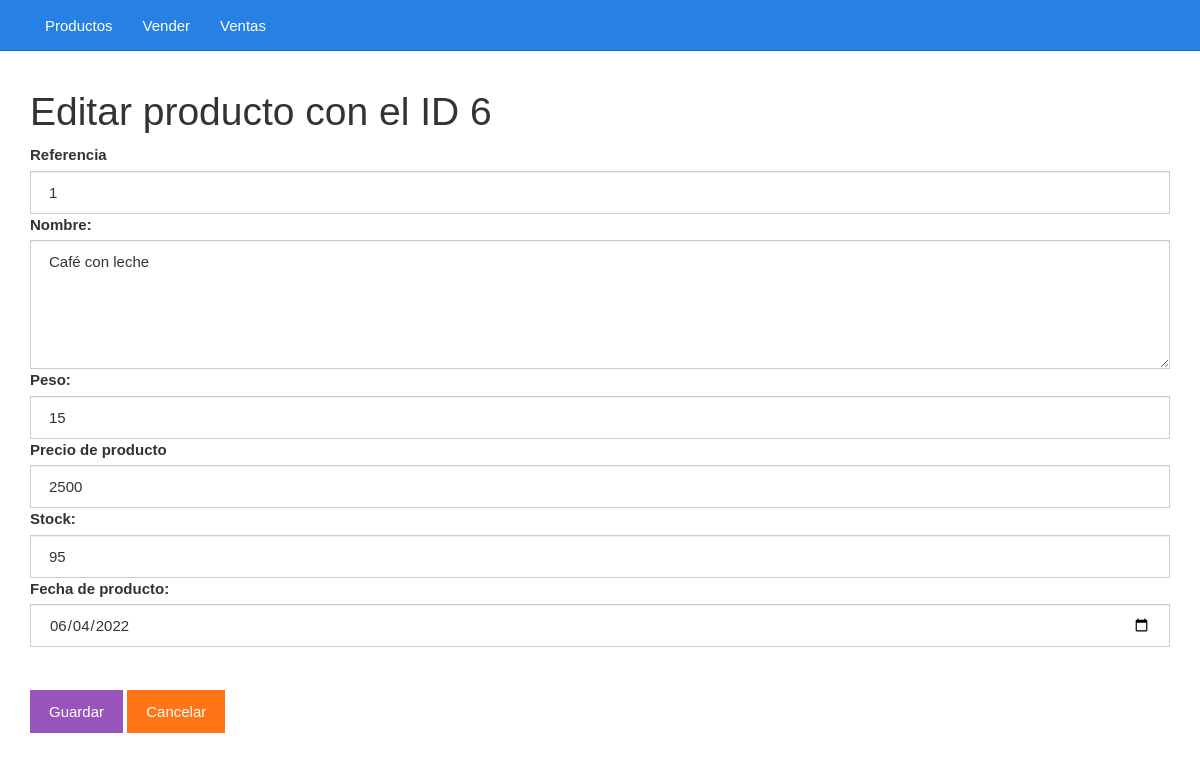
The app's page /editar.php?id=6 with its own data.
### tables this page shows
CREATE TABLE `productos` (
  `id` bigint(20) UNSIGNED NOT NULL,
  `codigo` varchar(255) NOT NULL,
  `descripcion` varchar(255) NOT NULL,
  `peso` int(11) NOT NULL,
  `precioCompra` int(11) NOT NULL,
  `existencia` int(11) NOT NULL,
  `fec_registro` date NOT NULL
);

### editar.php (the view, shortened to what this page needs)
<?php
$id = $_GET["id"];
include_once "base_de_datos.php";
$sentencia = $base_de_datos->prepare("SELECT * FROM productos WHERE id = ?;");
$sentencia->execute([$id]);
$producto = $sentencia->fetch(PDO::FETCH_OBJ);
?>
<?php include_once "encabezado.php" ?>
	<div class="col-xs-12">
		<h1>Editar producto con el ID <?php echo $producto->id; ?></h1>
		<form method="post" action="guardarDatosEditados.php">
			<label for="codigo">Referencia</label>
			<input value="<?php echo $producto->codigo ?>" class="form-control" name="codigo" required type="text" id="codigo" placeholder="Escribe la refrencia">
			<label for="descripcion">Nombre:</label>
			<textarea required id="descripcion" name="descripcion" cols="30" rows="5" class="form-control"><?php echo $producto->descripcion ?></textarea>
			<label for="peso">Peso:</label>
			<input value="<?php echo $producto->peso ?>" class="form-control" name="peso" required type="number" id="peso" placeholder="Peso">
			<label for="precioCompra">Precio de producto</label>
			<input value="<?php echo $producto->precioCompra ?>" class="form-control" name="precioCompra" required type="number" id="precioCompra" placeholder="Precio de producto">
			<label for="existencia">Stock:</label>
			<input value="<?php echo $producto->existencia ?>" class="form-control" name="existencia" required type="number" id="existencia" placeholder="Cantidad o existencia">
			<label for="fec_registro">Fecha de producto:</label>
			<input value="<?php echo $producto->fec_registro ?>" class="form-control" name="fec_registro" required type="date" id="fec_registro" placeholder="Cantidad o existencia">
			<br><br><input class="btn btn-info" type="submit" value="Guardar">
			<a class="btn btn-warning" href="./listar.php">Cancelar</a>
		</form>
	</div>
<?php include_once "pie.php" ?>

### css/estilo.css (style rules this page uses)
body { padding-top: 70px; }

### records on screen
productos: id "6", codigo "1", descripcion "Café con leche", peso "15", precioCompra "2500", existencia "95", fec_registro "06/04/2022"
